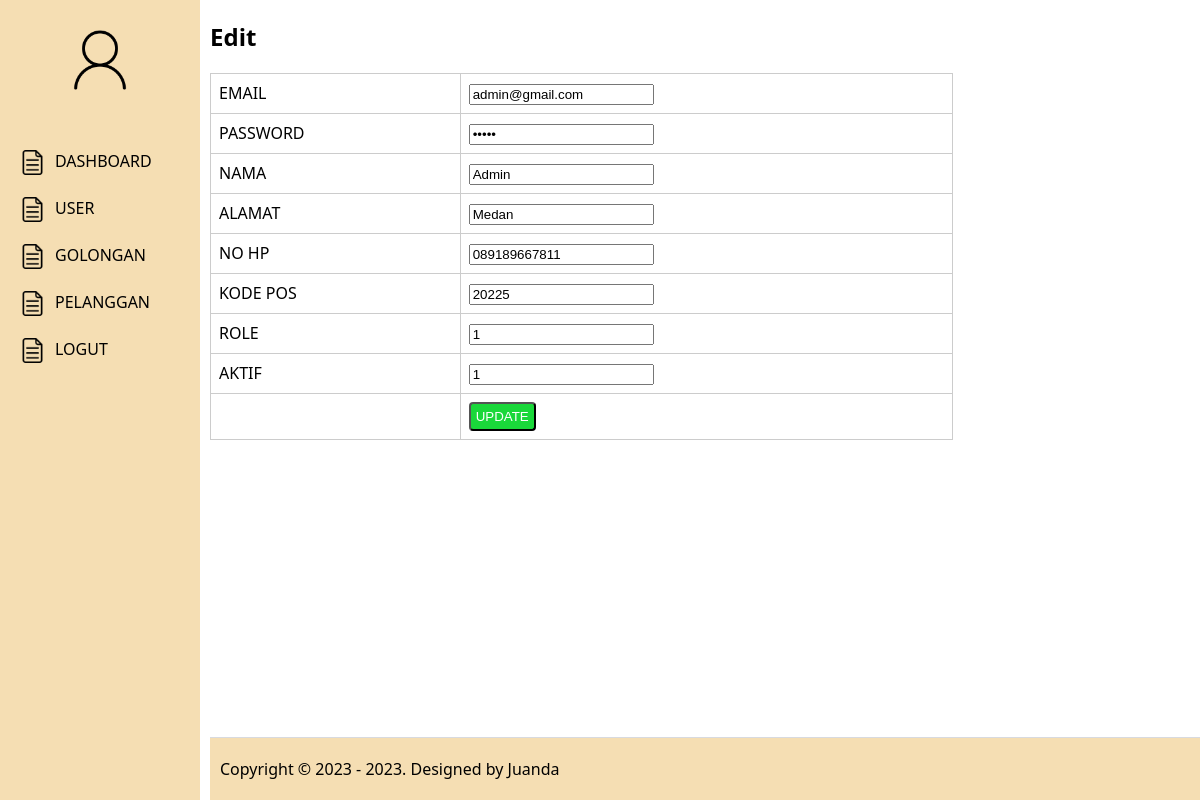
The page /users/edit/1 (signed in) on the database its author committed.
### tables this page shows
CREATE TABLE `tb_users` (
  `user_id` int(11) NOT NULL,
  `user_email` varchar(50) DEFAULT NULL,
  `user_password` varchar(100) DEFAULT NULL,
  `user_nama` varchar(100) DEFAULT NULL,
  `user_alamat` text DEFAULT NULL,
  `user_hp` varchar(25) DEFAULT NULL,
  `user_pos` varchar(25) DEFAULT NULL,
  `user_role` tinyint(2) DEFAULT NULL,
  `user_aktif` tinyint(2) DEFAULT NULL,
  `created_at` timestamp NOT NULL DEFAULT current_timestamp(),
  `updated_at` datetime DEFAULT NULL
);

### app/core/Controller.php (called while the page is built, shortened)
<?php
class Controller
{
	public function dashboard($view, $data = [])
	{
		require_once ROOT . "layouts/dashboard.php";
	}
}

### app/controllers/Users.php (called while the page is built, shortened)
<?php
class Users extends Controller
{
	public object $model;
	public function __construct()
	{
		$this->model = new \App\Models\User();
	}
	public function edit($id)
	{
		$data['row'] = $this->model->edit($id);
		$this->dashboard('users/edit', $data);
	}
}

### index.php (called while the page is built, shortened)
<?php
new App\Core\Bootstrap();

### app/core/Model.php (called while the page is built, shortened)
<?php
class Model {
	public function __construct()
	{
		try {
			$this->db = new PDO("mysql:host=localhost;dbname=db_pln2", "root", "");
		} catch (\Exception $e) {
			die("error! " . $e->getMessage());
		}
	}
}

### app/models/User.php (called while the page is built, shortened)
<?php
class User extends Model
{
      public function edit($id)
      {
            $query = "SELECT * FROM tb_users WHERE user_id=:user_id";
            $stmt = $this->db->prepare($query);
            $stmt->bindParam(":user_id", $id);
            $stmt->execute();
            return $this->select($stmt);
      }
}

### app/views/users/edit.php (the view, shortened to what this page needs)
<!DOCTYPE html>
<html lang="en">
<head>
</head>
<h2>Edit</h2>
<form action="<?php echo URL; ?>/users/update" method="post">
    <table>
        <tr>
            <td>EMAIL</td>
            <td><input type="email" name="email" value="<?php echo $data['row']['user_email']; ?>" required></td>
        </tr>
        <tr>
            <td>PASSWORD</td>
            <td><input type="password" name="password" value="<?php echo $data['row']['user_password']; ?>"></td>
        </tr>
        <tr>
            <td>NAMA</td>
            <td><input type="text" name="nama" value="<?php echo $data['row']['user_nama']; ?>" required></td>
        </tr>
        <tr>
            <td>ALAMAT</td>
            <td><input type="text" name="alamat" value="<?php echo $data['row']['user_alamat']; ?>" required></td>
        </tr>
        <tr>
            <td>NO HP</td>
            <td><input type="text" name="hp" value="<?php echo $data['row']['user_hp']; ?>" required></td>
        </tr>
        <tr>
            <td>KODE POS</td>
            <td><input type="text" name="pos" value="<?php echo $data['row']['user_pos']; ?>" required></td>
        </tr>
        <tr>
            <td>ROLE</td>
            <td><input type="text" name="role" value="<?php echo $data['row']['user_role']; ?>" required></td>
        </tr>
        <tr>
            <td>AKTIF</td>
            <td><input type="text" name="aktif" value="<?php echo $data['row']['user_aktif']; ?>" required></td>
        </tr>
        <tr>
            <td></td>
            <td><input type="submit" name="btn_update" value="UPDATE" class="btn"></td>
        </tr>
    </table>
</form>

### layouts/assets/css/style.css (style rules this page uses)
body { font-family: "Segoe UI", Tahoma, Geneva, Verdana, sans-serif; margin: 0; }
table { margin-top: 20px !important; border: 1px solid #cccccc; border-collapse: collapse; width: 100%; }
table td { border: 1px solid #cccccc; padding: 8px; }
.btn { background-color: #1ad83a; border-radius: 4px; color: #ffffff; padding: 5px; }

### rows shown on the page
tb_users: email "admin@gmail.com", nama "Admin", alamat "Medan", hp "089189667811", pos "20225", role "1", aktif "1"
